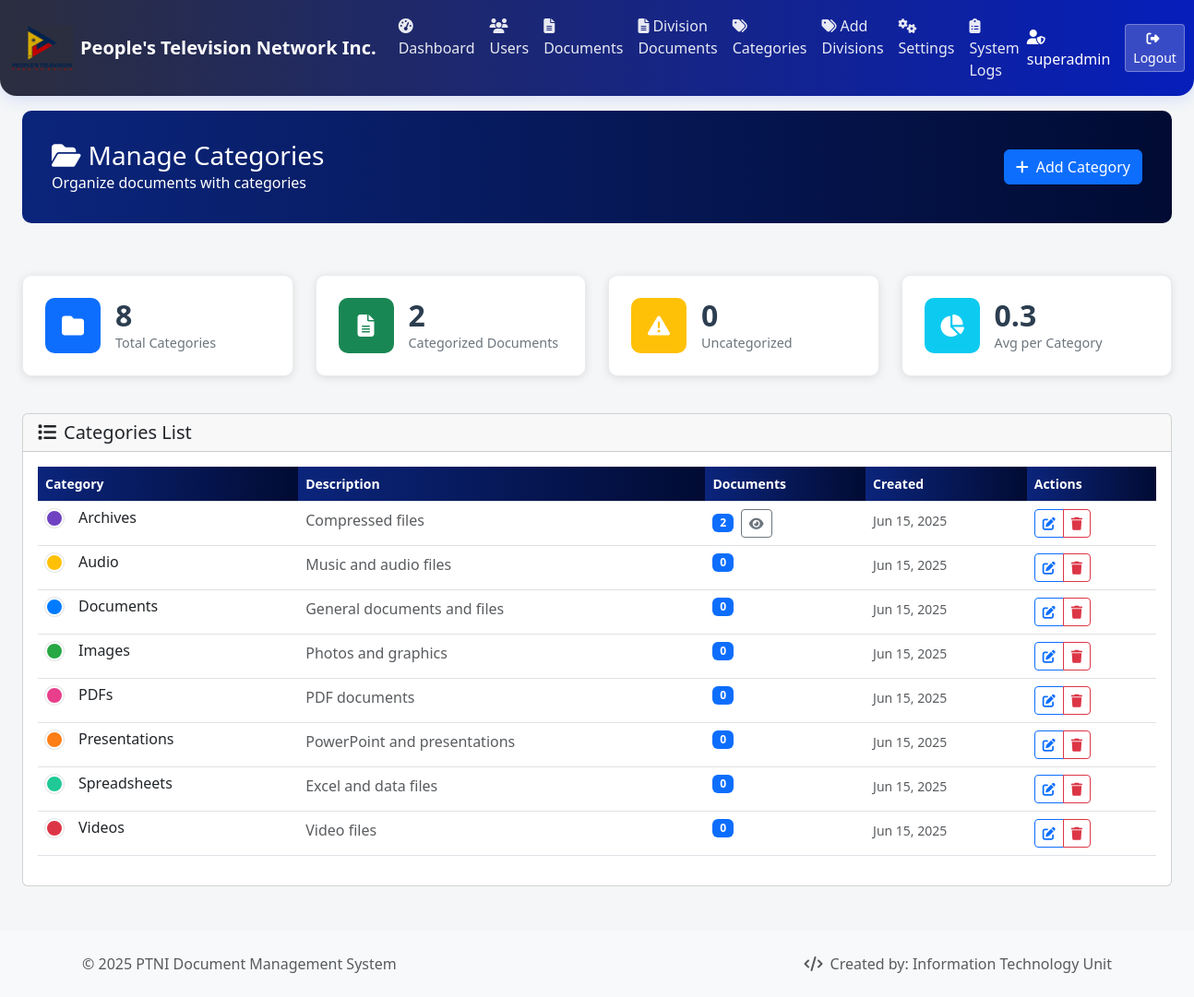
The page /superadmin/categories.php (signed in) on the database its author committed.
### tables this page shows
CREATE TABLE `categories` (
  `id` int(11) NOT NULL,
  `name` varchar(100) NOT NULL,
  `description` text DEFAULT NULL,
  `color` varchar(7) DEFAULT '#007bff',
  `icon` varchar(50) DEFAULT 'fas fa-folder',
  `created_at` timestamp NOT NULL DEFAULT current_timestamp()
);

### superadmin/categories.php (the view, shortened to what this page needs)
<?php
try {
    $stmt = $db->query("
        SELECT c.*, COUNT(d.id) as document_count
        FROM categories c
        LEFT JOIN documents d ON c.id = d.category_id
        GROUP BY c.id
        ORDER BY c.name
    ");
    $categories = $stmt->fetchAll();
} catch (PDOException $e) {
    $categories = [];
}
require_once '../includes/superadmin_header.php';
?>
<div class="container-fluid px-4">
    <div class="row mb-4">
        <div class="col-12">
            <div class="admin-header">
                <div class="d-flex justify-content-between align-items-center">
                    <div>
                        <h1 class="h3 mb-0">
                            <i class="fas fa-folder-open me-2"></i>Manage Categories
                        </h1>
                      <p class="text-white mb-0">Organize documents with categories</p>
                    </div>
                    <div>
                        <button type="button" class="btn btn-primary" data-bs-toggle="modal" data-bs-target="#addCategoryModal">
                            <i class="fas fa-plus me-2"></i>Add Category
                        </button>
                    </div>
                </div>
            </div>
        </div>
    </div>
    <div class="row mb-4">
        <div class="col-md-3">
            <div class="stat-card">
                <div class="stat-icon bg-primary">
                    <i class="fas fa-folder"></i>
                </div>
                <div class="stat-content">
                    <h3><?php echo count($categories); ?></h3>
                    <p>Total Categories</p>
                </div>
            </div>
        </div>
        <div class="col-md-3">
            <div class="stat-card">
                <div class="stat-icon bg-success">
                    <i class="fas fa-file-alt"></i>
                </div>
                <div class="stat-content">
                    <?php
                    $total_docs = array_sum(array_column($categories, 'document_count'));
                    ?>
                    <h3><?php echo $total_docs; ?></h3>
                    <p>Categorized Documents</p>
                </div>
            </div>
        </div>
        <div class="col-md-3">
            <div class="stat-card">
                <div class="stat-icon bg-warning">
                    <i class="fas fa-exclamation-triangle"></i>
                </div>
                <div class="stat-content">
                    <?php
                    $stmt = $db->query("SELECT COUNT(*) as count FROM documents WHERE category_id IS NULL");
                    $uncategorized = $stmt->fetch()['count'];
                    ?>
                    <h3><?php echo $uncategorized; ?></h3>
                    <p>Uncategorized</p>
                </div>
            </div>
        </div>
        <div class="col-md-3">
            <div class="stat-card">
                <div class="stat-icon bg-info">
                    <i class="fas fa-chart-pie"></i>
                </div>
                <div class="stat-content">
                    <?php
                    $avg_docs = count($categories) > 0 ? round($total_docs / count($categories), 1) : 0;
                    ?>
                    <h3><?php echo $avg_docs; ?></h3>
                    <p>Avg per Category</p>
                </div>
            </div>
        </div>
    </div>
    <div class="row">
        <div class="col-12">
            <div class="card">
                <div class="card-header">
                    <h5 class="mb-0">
                        <i class="fas fa-list me-2"></i>Categories List
                    </h5>
                </div>
                <div class="card-body">
                    <?php if (empty($categories)): ?>
                        <div class="text-center py-5">
                            <div class="empty-icon mb-3">
                                <i class="fas fa-folder-open" style="font-size: 3rem; color: #dee2e6;"></i>
                            </div>
                            <h5 class="text-muted">No categories found</h5>
                            <p class="text-muted">Create your first category to organize documents</p>
                            <button type="button" class="btn btn-primary" data-bs-toggle="modal" data-bs-target="#addCategoryModal">
                                <i class="fas fa-plus me-2"></i>Add First Category
                            </button>
                        </div>
                    <?php else: ?>
                        <div class="table-responsive">
                            <table class="table table-hover">
                                <thead class="basta">
                                    <tr>
                                        <th>Category</th>
                                        <th>Description</th>
                                        <th>Documents</th>
                                        <th>Created</th>
                                        <th>Actions</th>
                                    </tr>
                                </thead>
                                <tbody>
                                    <?php foreach ($categories as $category): ?>
                                        <tr>
                                            <td>
                                                <div class="d-flex align-items-center">
                                                    <div class="category-color-indicator me-3"
                                                         style="background-color: <?php echo $category['color']; ?>"></div>
                                                    <div>
                                                        <h6 class="mb-0"><?php echo htmlspecialchars($category['name']); ?></h6>
                                                    </div>
                                                </div>
                                            </td>
                                            <td>
                                                <?php if ($category['description']): ?>
                                                    <span class="text-muted">
                                                        <?php echo htmlspecialchars(substr($category['description'], 0, 100)); ?>
                                                    </span>
                                                <?php else: ?>
                                                    <span class="text-muted fst-italic">No description</span>
                                                <?php endif; ?>
                                            </td>
                                            <td>
                                                <div class="d-flex align-items-center">
                                                    <span class="badge bg-primary me-2">
                                                        <?php echo number_format($category['document_count']); ?>
                                                    </span>
                                                    <?php if ($category['document_count'] > 0): ?>
                                                        <a href="../documents.php?category=<?php echo $category['id']; ?>"
                                                           class="btn btn-sm btn-outline-secondary" title="View documents">
                                                            <i class="fas fa-eye"></i>
                                                        </a>
                                                    <?php endif; ?>
                                                </div>
                                            </td>
                                            <td>
                                                <small class="text-muted">
                                                    <?php echo date('M j, Y', strtotime($category['created_at'])); ?>
                                                </small>
                                            </td>
                                            <td>
                                                <div class="btn-group btn-group-sm" role="group">
                                                    <button type="button" class="btn btn-outline-primary"
                                                            onclick="editCategory(<?php echo htmlspecialchars(json_encode($category)); ?>)"
                                                            title="Edit">
                                                        <i class="fas fa-edit"></i>
                                                    </button>
                                                    <button type="button" class="btn btn-outline-danger"
                                                            onclick="deleteCategory(<?php echo $category['id']; ?>, '<?php echo addslashes($category['name']); ?>', <?php echo $category['document_count']; ?>)"
                                                            title="Delete">
                                                        <i class="fas fa-trash"></i>
                                                    </button>
                                                </div>
                                            </td>
                                        </tr>
                                    <?php endforeach; ?>
                                </tbody>
                            </table>
                        </div>
                    <?php endif; ?>
                </div>
            </div>
        </div>
    </div>
</div>
<?php require_once '../includes/footer.php'; ?>

### includes/superadmin_header.php (style rules this page uses)
:root { --admin-primary: #dc3545; --admin-secondary: #6c757d; --admin-success: #198754; --admin-warning: #ffc107; --admin-danger: #dc3545; }
body { background: #f4f6f7ff; min-height: 100vh; }

### superadmin/categories.php (style rules this page uses)
.category-color-indicator { width: 20px; height: 20px; border-radius: 50%; border: 2px solid #fff; box-shadow: 0 0 0 1px rgba(0,0,0,0.1); }
.table thead th { border-top: none; font-weight: 600; font-size: 0.875rem; background: linear-gradient(90deg, #0b257cff 0%, #010b33ff 100%); color: white; }
.stat-card { background: white; border-radius: 10px; padding: 1.5rem; box-shadow: 0 2px 10px rgba(0,0,0,0.1); border: 1px solid #e9ecef; display: flex; align-items: center; margin-bottom: 1rem; }
.stat-icon { width: 60px; height: 60px; border-radius: 10px; display: flex; align-items: center; justify-content: center; margin-right: 1rem; font-size: 1.5rem; color: white; }
.stat-content h3 { margin: 0; font-size: 2rem; font-weight: bold; color: #2c3e50; }
.stat-content p { margin: 0; color: #6c757d; font-size: 0.9rem; }
.admin-header { background: linear-gradient(90deg, #0b257cff 0%, #010b33ff 100%); color: white; padding: 2rem; border-radius: 10px; margin-bottom: 2rem; }

### rows shown on the page
categories: name "Archives", description "Compressed files", document_count "2", created_at "Jun 15, 2025"
categories: name "Audio", description "Music and audio files", document_count "0", created_at "Jun 15, 2025"
categories: name "Documents", description "General documents and files", document_count "0", created_at "Jun 15, 2025"
categories: name "Images", description "Photos and graphics", document_count "0", created_at "Jun 15, 2025"
categories: name "PDFs", description "PDF documents", document_count "0", created_at "Jun 15, 2025"
categories: name "Presentations", description "PowerPoint and presentations", document_count "0", created_at "Jun 15, 2025"
categories: name "Spreadsheets", description "Excel and data files", document_count "0", created_at "Jun 15, 2025"
categories: name "Videos", description "Video files", document_count "0", created_at "Jun 15, 2025"

### other values the page prints
$_SESSION['full_name'] "superadmin"
count($categories) "8"
$total_docs "2"
$uncategorized "0"
$avg_docs "0.3"
